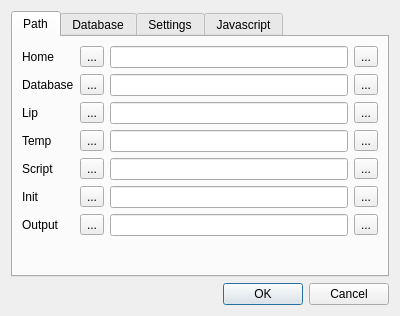
<?xml version="1.0" encoding="UTF-8"?>
<ui version="4.0">
 <class>DialogSystemSettings</class>
 <widget class="QDialog" name="DialogSystemSettings">
  <property name="geometry">
   <rect>
    <x>0</x>
    <y>0</y>
    <width>400</width>
    <height>300</height>
   </rect>
  </property>
  <property name="windowTitle">
   <string>Dialog</string>
  </property>
  <layout class="QVBoxLayout" name="verticalLayout">
   <item>
    <widget class="QTabWidget" name="systemTab">
     <property name="currentIndex">
      <number>0</number>
     </property>
     <widget class="QWidget" name="path">
      <attribute name="title">
       <string>Path</string>
      </attribute>
      <layout class="QGridLayout" name="gridLayout">
       <item row="5" column="0">
        <widget class="QLabel" name="label_4">
         <property name="text">
          <string>Temp</string>
         </property>
        </widget>
       </item>
       <item row="6" column="6">
        <widget class="QToolButton" name="path_fileDialog_script">
         <property name="text">
          <string>...</string>
         </property>
        </widget>
       </item>
       <item row="3" column="2">
        <widget class="QLineEdit" name="path_lip"/>
       </item>
       <item row="6" column="1">
        <widget class="QToolButton" name="toolButton_4">
         <property name="text">
          <string>...</string>
         </property>
         <property name="icon">
          <iconset>
           <normaloff>../../../../../Downloads/abc_FILL0_wght400_GRAD0_opsz48.png</normaloff>../../../../../Downloads/abc_FILL0_wght400_GRAD0_opsz48.png</iconset>
         </property>
         <property name="popupMode">
          <enum>QToolButton::DelayedPopup</enum>
         </property>
        </widget>
       </item>
       <item row="2" column="0">
        <widget class="QLabel" name="label_2">
         <property name="text">
          <string>Database</string>
         </property>
        </widget>
       </item>
       <item row="2" column="2">
        <widget class="QLineEdit" name="path_database"/>
       </item>
       <item row="3" column="1">
        <widget class="QToolButton" name="toolButton_2">
         <property name="text">
          <string>...</string>
         </property>
         <property name="icon">
          <iconset>
           <normaloff>../../../../../Downloads/abc_FILL0_wght400_GRAD0_opsz48.png</normaloff>../../../../../Downloads/abc_FILL0_wght400_GRAD0_opsz48.png</iconset>
         </property>
         <property name="popupMode">
          <enum>QToolButton::DelayedPopup</enum>
         </property>
        </widget>
       </item>
       <item row="1" column="1">
        <widget class="QToolButton" name="path_home_commentDialog">
         <property name="text">
          <string>...</string>
         </property>
         <property name="icon">
          <iconset>
           <normaloff>../../../../../Downloads/abc_FILL0_wght400_GRAD0_opsz48.png</normaloff>../../../../../Downloads/abc_FILL0_wght400_GRAD0_opsz48.png</iconset>
         </property>
         <property name="popupMode">
          <enum>QToolButton::DelayedPopup</enum>
         </property>
        </widget>
       </item>
       <item row="5" column="6">
        <widget class="QToolButton" name="path_fileDialog_temp">
         <property name="text">
          <string>...</string>
         </property>
        </widget>
       </item>
       <item row="5" column="1">
        <widget class="QToolButton" name="toolButton_3">
         <property name="text">
          <string>...</string>
         </property>
         <property name="icon">
          <iconset>
           <normaloff>../../../../../Downloads/abc_FILL0_wght400_GRAD0_opsz48.png</normaloff>../../../../../Downloads/abc_FILL0_wght400_GRAD0_opsz48.png</iconset>
         </property>
         <property name="popupMode">
          <enum>QToolButton::DelayedPopup</enum>
         </property>
        </widget>
       </item>
       <item row="7" column="1">
        <widget class="QToolButton" name="toolButton_5">
         <property name="text">
          <string>...</string>
         </property>
         <property name="icon">
          <iconset>
           <normaloff>../../../../../Downloads/abc_FILL0_wght400_GRAD0_opsz48.png</normaloff>../../../../../Downloads/abc_FILL0_wght400_GRAD0_opsz48.png</iconset>
         </property>
         <property name="popupMode">
          <enum>QToolButton::DelayedPopup</enum>
         </property>
        </widget>
       </item>
       <item row="5" column="2">
        <widget class="QLineEdit" name="path_temp"/>
       </item>
       <item row="8" column="2">
        <widget class="QLineEdit" name="path_output"/>
       </item>
       <item row="7" column="0">
        <widget class="QLabel" name="label_6">
         <property name="text">
          <string>Init</string>
         </property>
        </widget>
       </item>
       <item row="2" column="6">
        <widget class="QToolButton" name="path_fileDialog_database">
         <property name="text">
          <string>...</string>
         </property>
        </widget>
       </item>
       <item row="1" column="6">
        <widget class="QToolButton" name="path_fileDialog_home">
         <property name="text">
          <string>...</string>
         </property>
        </widget>
       </item>
       <item row="8" column="1">
        <widget class="QToolButton" name="toolButton_6">
         <property name="text">
          <string>...</string>
         </property>
         <property name="icon">
          <iconset>
           <normaloff>../../../../../Downloads/abc_FILL0_wght400_GRAD0_opsz48.png</normaloff>../../../../../Downloads/abc_FILL0_wght400_GRAD0_opsz48.png</iconset>
         </property>
         <property name="popupMode">
          <enum>QToolButton::DelayedPopup</enum>
         </property>
        </widget>
       </item>
       <item row="2" column="1">
        <widget class="QToolButton" name="path_database_commentDialog">
         <property name="text">
          <string>...</string>
         </property>
         <property name="icon">
          <iconset>
           <normaloff>../../../../../Downloads/abc_FILL0_wght400_GRAD0_opsz48.png</normaloff>../../../../../Downloads/abc_FILL0_wght400_GRAD0_opsz48.png</iconset>
         </property>
         <property name="popupMode">
          <enum>QToolButton::DelayedPopup</enum>
         </property>
        </widget>
       </item>
       <item row="7" column="6">
        <widget class="QToolButton" name="path_fileDialog_init">
         <property name="text">
          <string>...</string>
         </property>
        </widget>
       </item>
       <item row="1" column="2">
        <widget class="QLineEdit" name="path_home"/>
       </item>
       <item row="3" column="0">
        <widget class="QLabel" name="label_3">
         <property name="text">
          <string>Lip</string>
         </property>
        </widget>
       </item>
       <item row="7" column="2">
        <widget class="QLineEdit" name="path_init"/>
       </item>
       <item row="8" column="0">
        <widget class="QLabel" name="label_7">
         <property name="text">
          <string>Output</string>
         </property>
        </widget>
       </item>
       <item row="6" column="2">
        <widget class="QLineEdit" name="path_script"/>
       </item>
       <item row="9" column="0">
        <spacer name="verticalSpacer_2">
         <property name="orientation">
          <enum>Qt::Vertical</enum>
         </property>
         <property name="sizeHint" stdset="0">
          <size>
           <width>20</width>
           <height>40</height>
          </size>
         </property>
        </spacer>
       </item>
       <item row="1" column="0">
        <widget class="QLabel" name="label">
         <property name="toolTip">
          <string>TestTest</string>
         </property>
         <property name="text">
          <string>Home</string>
         </property>
        </widget>
       </item>
       <item row="3" column="6">
        <widget class="QToolButton" name="path_fileDialog_lip">
         <property name="text">
          <string>...</string>
         </property>
        </widget>
       </item>
       <item row="6" column="0">
        <widget class="QLabel" name="label_5">
         <property name="text">
          <string>Script</string>
         </property>
        </widget>
       </item>
       <item row="8" column="6">
        <widget class="QToolButton" name="path_fileDialog_output">
         <property name="text">
          <string>...</string>
         </property>
        </widget>
       </item>
      </layout>
     </widget>
     <widget class="QWidget" name="database">
      <attribute name="title">
       <string>Database</string>
      </attribute>
      <layout class="QGridLayout" name="gridLayout_2">
       <item row="0" column="0">
        <widget class="QLabel" name="label_8">
         <property name="text">
          <string>In</string>
         </property>
        </widget>
       </item>
       <item row="1" column="3">
        <widget class="QToolButton" name="database_fileDialog_out">
         <property name="text">
          <string>...</string>
         </property>
        </widget>
       </item>
       <item row="0" column="2">
        <widget class="QLineEdit" name="database_in"/>
       </item>
       <item row="2" column="0">
        <widget class="QLabel" name="label_10">
         <property name="text">
          <string>Climate</string>
         </property>
        </widget>
       </item>
       <item row="3" column="0">
        <spacer name="verticalSpacer">
         <property name="orientation">
          <enum>Qt::Vertical</enum>
         </property>
         <property name="sizeHint" stdset="0">
          <size>
           <width>20</width>
           <height>40</height>
          </size>
         </property>
        </spacer>
       </item>
       <item row="1" column="2">
        <widget class="QLineEdit" name="database_out"/>
       </item>
       <item row="0" column="3">
        <widget class="QToolButton" name="database_fileDialog_in">
         <property name="text">
          <string>...</string>
         </property>
        </widget>
       </item>
       <item row="2" column="3">
        <widget class="QToolButton" name="database_fileDialog_climate">
         <property name="text">
          <string>...</string>
         </property>
        </widget>
       </item>
       <item row="2" column="2">
        <widget class="QLineEdit" name="database_climate"/>
       </item>
       <item row="1" column="0">
        <widget class="QLabel" name="label_9">
         <property name="text">
          <string>Out</string>
         </property>
        </widget>
       </item>
       <item row="0" column="1">
        <widget class="QToolButton" name="toolButton_15">
         <property name="text">
          <string>...</string>
         </property>
         <property name="icon">
          <iconset>
           <normaloff>../../../../../Downloads/abc_FILL0_wght400_GRAD0_opsz48.png</normaloff>../../../../../Downloads/abc_FILL0_wght400_GRAD0_opsz48.png</iconset>
         </property>
        </widget>
       </item>
       <item row="1" column="1">
        <widget class="QToolButton" name="toolButton_16">
         <property name="text">
          <string>...</string>
         </property>
         <property name="icon">
          <iconset>
           <normaloff>../../../../../Downloads/abc_FILL0_wght400_GRAD0_opsz48.png</normaloff>../../../../../Downloads/abc_FILL0_wght400_GRAD0_opsz48.png</iconset>
         </property>
        </widget>
       </item>
       <item row="2" column="1">
        <widget class="QToolButton" name="toolButton_17">
         <property name="text">
          <string>...</string>
         </property>
         <property name="icon">
          <iconset>
           <normaloff>../../../../../Downloads/abc_FILL0_wght400_GRAD0_opsz48.png</normaloff>../../../../../Downloads/abc_FILL0_wght400_GRAD0_opsz48.png</iconset>
         </property>
        </widget>
       </item>
      </layout>
     </widget>
     <widget class="QWidget" name="settings">
      <attribute name="title">
       <string>Settings</string>
      </attribute>
      <layout class="QGridLayout" name="gridLayout_3">
       <item row="10" column="0">
        <widget class="QLabel" name="label_18">
         <property name="text">
          <string>Thread Count</string>
         </property>
        </widget>
       </item>
       <item row="3" column="1">
        <widget class="QComboBox" name="settings_multithreading">
         <item>
          <property name="text">
           <string>true</string>
          </property>
         </item>
         <item>
          <property name="text">
           <string>false</string>
          </property>
         </item>
        </widget>
       </item>
       <item row="9" column="1">
        <widget class="QComboBox" name="settings_responsive">
         <item>
          <property name="text">
           <string>true</string>
          </property>
         </item>
         <item>
          <property name="text">
           <string>false</string>
          </property>
         </item>
        </widget>
       </item>
       <item row="10" column="1">
        <widget class="QLineEdit" name="settings_threadCount">
         <property name="text">
          <string>-1</string>
         </property>
        </widget>
       </item>
       <item row="8" column="1">
        <widget class="QComboBox" name="settings_logLevel">
         <item>
          <property name="text">
           <string>warning</string>
          </property>
         </item>
         <item>
          <property name="text">
           <string>error</string>
          </property>
         </item>
         <item>
          <property name="text">
           <string>disabled</string>
          </property>
         </item>
        </widget>
       </item>
       <item row="8" column="0">
        <widget class="QLabel" name="label_16">
         <property name="text">
          <string>Log Level</string>
         </property>
        </widget>
       </item>
       <item row="7" column="0">
        <widget class="QLabel" name="label_15">
         <property name="text">
          <string>Enable Expression Linearization</string>
         </property>
        </widget>
       </item>
       <item row="3" column="0">
        <widget class="QLabel" name="label_13">
         <property name="text">
          <string>Multithreading</string>
         </property>
        </widget>
       </item>
       <item row="7" column="1">
        <widget class="QComboBox" name="settings_expressionLinearizationEnabled">
         <item>
          <property name="text">
           <string>true</string>
          </property>
         </item>
         <item>
          <property name="text">
           <string>false</string>
          </property>
         </item>
        </widget>
       </item>
       <item row="4" column="0">
        <widget class="QLabel" name="label_11">
         <property name="text">
          <string>Debug Output</string>
         </property>
        </widget>
       </item>
       <item row="5" column="1">
        <widget class="QComboBox" name="settings_debugOutputAutoSave">
         <item>
          <property name="text">
           <string>true</string>
          </property>
         </item>
         <item>
          <property name="text">
           <string>false</string>
          </property>
         </item>
        </widget>
       </item>
       <item row="9" column="0">
        <widget class="QLabel" name="label_17">
         <property name="text">
          <string>Responsive</string>
         </property>
        </widget>
       </item>
       <item row="4" column="1">
        <widget class="QComboBox" name="settings_debugOutput">
         <item>
          <property name="text">
           <string>0</string>
          </property>
         </item>
         <item>
          <property name="text">
           <string>1</string>
          </property>
         </item>
         <item>
          <property name="text">
           <string>2</string>
          </property>
         </item>
         <item>
          <property name="text">
           <string>4</string>
          </property>
         </item>
         <item>
          <property name="text">
           <string>8</string>
          </property>
         </item>
         <item>
          <property name="text">
           <string>16</string>
          </property>
         </item>
         <item>
          <property name="text">
           <string>32</string>
          </property>
         </item>
         <item>
          <property name="text">
           <string>64</string>
          </property>
         </item>
         <item>
          <property name="text">
           <string>128</string>
          </property>
         </item>
         <item>
          <property name="text">
           <string>256</string>
          </property>
         </item>
        </widget>
       </item>
       <item row="6" column="1">
        <widget class="QLineEdit" name="settings_randomSeed">
         <property name="text">
          <string>0</string>
         </property>
        </widget>
       </item>
       <item row="5" column="0">
        <widget class="QLabel" name="label_12">
         <property name="text">
          <string>Debug Ouput Autosave</string>
         </property>
        </widget>
       </item>
       <item row="6" column="0">
        <widget class="QLabel" name="label_14">
         <property name="text">
          <string>Random Seed</string>
         </property>
        </widget>
       </item>
       <item row="11" column="0">
        <spacer name="verticalSpacer_4">
         <property name="orientation">
          <enum>Qt::Vertical</enum>
         </property>
         <property name="sizeHint" stdset="0">
          <size>
           <width>20</width>
           <height>40</height>
          </size>
         </property>
        </spacer>
       </item>
      </layout>
     </widget>
     <widget class="QWidget" name="javascript">
      <attribute name="title">
       <string>Javascript</string>
      </attribute>
      <layout class="QGridLayout" name="gridLayout_4">
       <item row="0" column="2">
        <widget class="QLineEdit" name="javascript_fileName"/>
       </item>
       <item row="0" column="3">
        <widget class="QToolButton" name="javascript_fileDialog_fileName">
         <property name="text">
          <string>...</string>
         </property>
        </widget>
       </item>
       <item row="1" column="0">
        <spacer name="verticalSpacer_3">
         <property name="orientation">
          <enum>Qt::Vertical</enum>
         </property>
         <property name="sizeHint" stdset="0">
          <size>
           <width>20</width>
           <height>40</height>
          </size>
         </property>
        </spacer>
       </item>
       <item row="0" column="0">
        <widget class="QLabel" name="label_19">
         <property name="text">
          <string>File Name</string>
         </property>
        </widget>
       </item>
       <item row="0" column="1">
        <widget class="QToolButton" name="toolButton_18">
         <property name="text">
          <string>...</string>
         </property>
         <property name="icon">
          <iconset>
           <normaloff>../../../../../Downloads/abc_FILL0_wght400_GRAD0_opsz48.png</normaloff>../../../../../Downloads/abc_FILL0_wght400_GRAD0_opsz48.png</iconset>
         </property>
        </widget>
       </item>
      </layout>
     </widget>
    </widget>
   </item>
   <item>
    <widget class="QDialogButtonBox" name="buttonBox_systemSettingsDialog">
     <property name="orientation">
      <enum>Qt::Horizontal</enum>
     </property>
     <property name="standardButtons">
      <set>QDialogButtonBox::Cancel|QDialogButtonBox::Ok</set>
     </property>
    </widget>
   </item>
  </layout>
 </widget>
 <resources/>
 <connections>
  <connection>
   <sender>buttonBox_systemSettingsDialog</sender>
   <signal>accepted()</signal>
   <receiver>DialogSystemSettings</receiver>
   <slot>accept()</slot>
   <hints>
    <hint type="sourcelabel">
     <x>224</x>
     <y>290</y>
    </hint>
    <hint type="destinationlabel">
     <x>157</x>
     <y>274</y>
    </hint>
   </hints>
  </connection>
  <connection>
   <sender>buttonBox_systemSettingsDialog</sender>
   <signal>rejected()</signal>
   <receiver>DialogSystemSettings</receiver>
   <slot>reject()</slot>
   <hints>
    <hint type="sourcelabel">
     <x>292</x>
     <y>293</y>
    </hint>
    <hint type="destinationlabel">
     <x>286</x>
     <y>274</y>
    </hint>
   </hints>
  </connection>
 </connections>
</ui>
